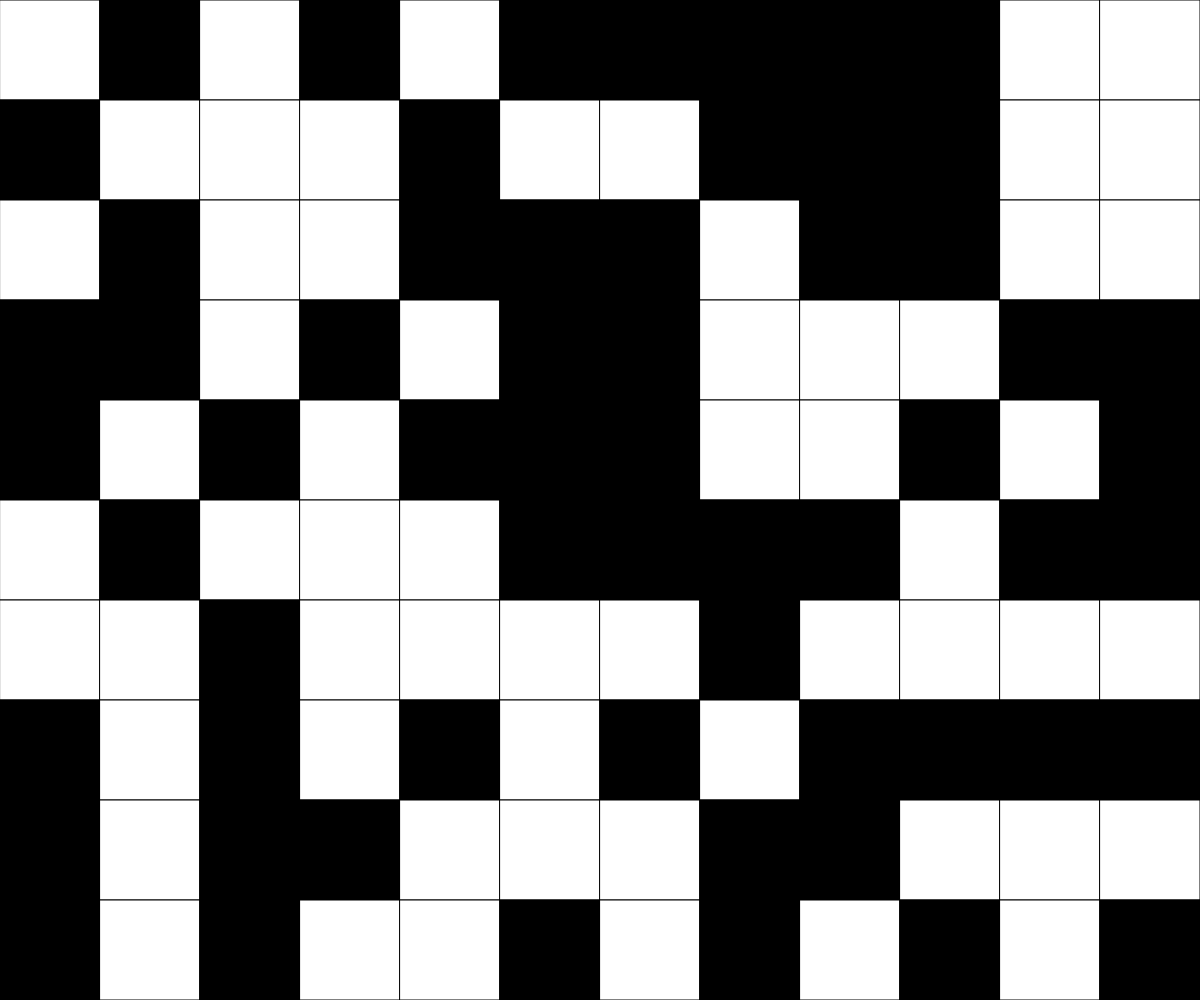
Frame 1 (no input)
Frame 60 (no input): identical to frame 1, image omitted
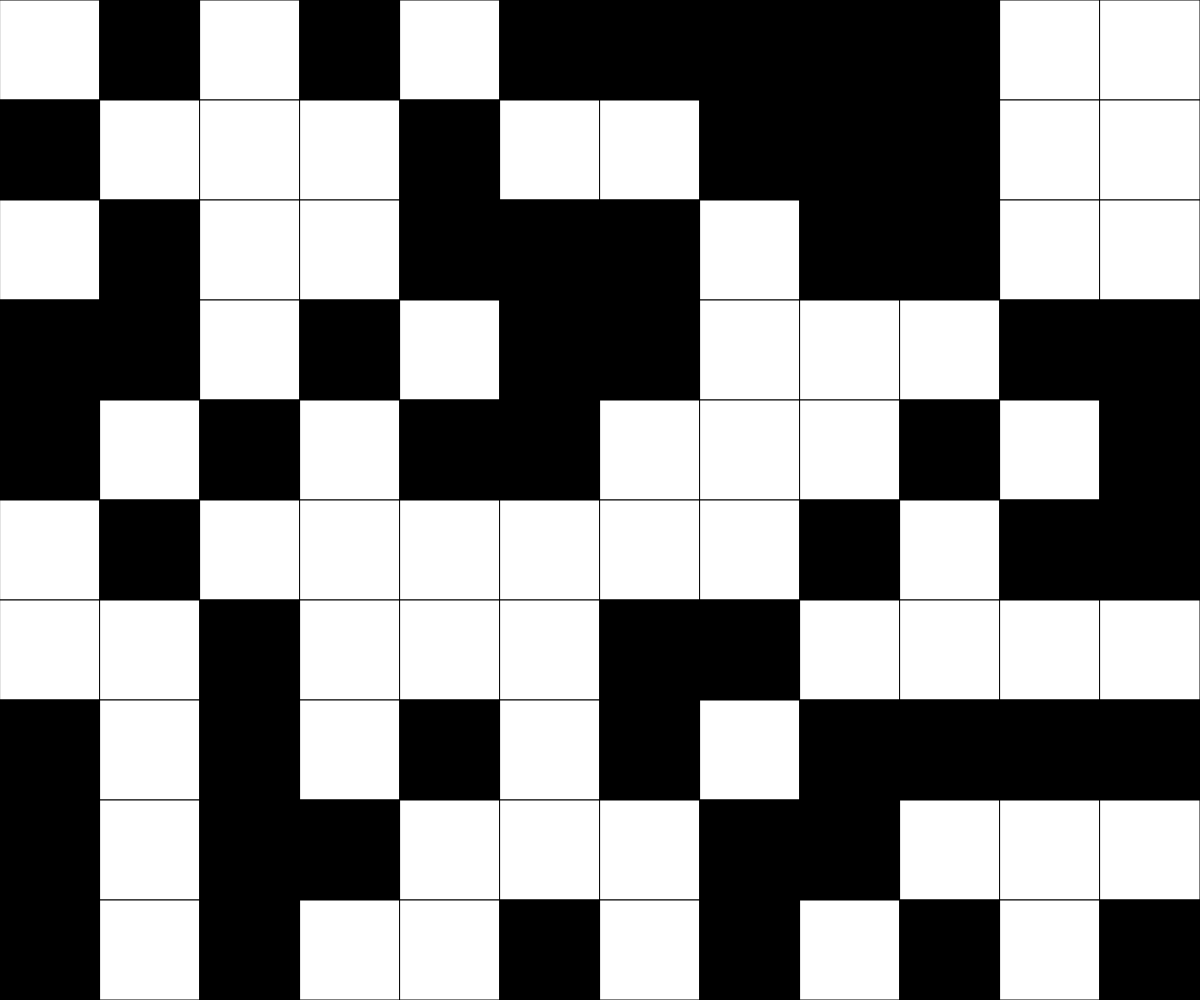
Frame 120 (the mouse pressed at the canvas centre since frame 60)

The p5.js sketch that drew these frames (run headless with seeded random() and noise() and a simulated clock; from frame 60 on, the mouse is pressed at the canvas centre):

// p5.js sketch
// ── sketch.js
// Rectangular Grid Array Demo
// Tyler Hiebert

const CELL_SIZE = 100;
let grid;
let rows;
let cols;

function setup() {
  createCanvas(windowWidth, windowHeight);
  rows = Math.floor(height / CELL_SIZE);
  cols = Math.floor(width / CELL_SIZE);
  grid = generateRandomGrid(cols, rows);
}

function draw() {
  background(220);
  displayGrid();
}

function generateRandomGrid(cols, rows) {
  let newGrid = [];
  for (let y = 0; y <= rows; y++) {
    newGrid.push([]);
    for (let x = 0; x <= cols; x ++) {
      if (random(100) < 50) {
        newGrid[y].push(1);
      }
      else {
        newGrid[y].push(0);
      }
    }
  }
  return newGrid;
}

function displayGrid() {
  for (let y = 0; y < rows; y++) {
    for (let x = 0; x < cols; x++) {
      if (grid[y][x] === 1) {
        fill("Black");
        rect(x * CELL_SIZE, y * CELL_SIZE, CELL_SIZE, CELL_SIZE);
      }
      if (grid[y][x] === 0) {
        fill("White");
        rect(x * CELL_SIZE, y * CELL_SIZE, CELL_SIZE, CELL_SIZE);
      }
    }
  }
}

function mousePressed() {
  let x = Math.floor(mouseX/CELL_SIZE);
  let y = Math.floor(mouseY/CELL_SIZE);

  //self
  toggleCell(x, y);

  //neighbours
  toggleCell(x + 1, y);
  toggleCell(x - 1, y);
  toggleCell(x, y - 1);
  toggleCell(x, y + 1);
}

function toggleCell(x ,y) {
  //make sure the cell actually exists!
  if (x >= 0 && x < cols && y >= 0 && y < rows) {
    if (grid[y][x] === 1) {
      grid[y][x] = 0;
    }
    else if (grid[y][x] === 0) {
      grid[y][x] = 1;
    }
  }
}

function keyPressed() {
  if (key === "r") {
    grid = generateRandomGrid(cols, rows);
  }
  if (key === "e") {
    grid = generateEmptyGrid(cols, rows);
  }
}

function generateEmptyGrid(cols, rows) {
  let newGrid = [];
  for (let y = 0; y < rows; y++) {
    newGrid.push([]);
    for (let x = 0; x < cols; x++) {
      newGrid[y].push(0);
    }
  }
  return newGrid;
}
